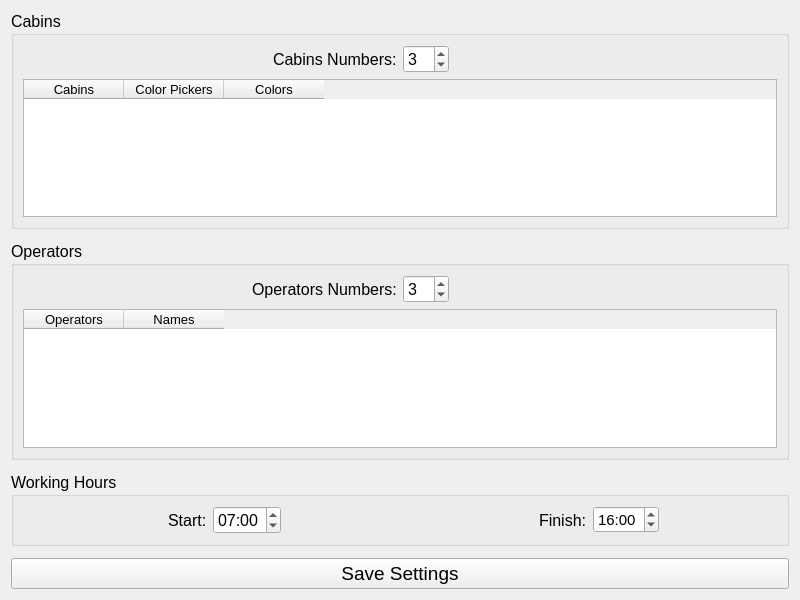
<?xml version="1.0" encoding="UTF-8"?>
<ui version="4.0">
 <class>settings_page</class>
 <widget class="QWidget" name="settings_page">
  <property name="geometry">
   <rect>
    <x>0</x>
    <y>0</y>
    <width>800</width>
    <height>600</height>
   </rect>
  </property>
  <property name="sizePolicy">
   <sizepolicy hsizetype="Expanding" vsizetype="Expanding">
    <horstretch>0</horstretch>
    <verstretch>0</verstretch>
   </sizepolicy>
  </property>
  <layout class="QVBoxLayout" name="widget_layout">
   <property name="spacing">
    <number>12</number>
   </property>
   <item>
    <widget class="QGroupBox" name="cabins_group">
     <property name="font">
      <font>
       <pointsize>12</pointsize>
      </font>
     </property>
     <property name="title">
      <string>Cabins</string>
     </property>
     <layout class="QVBoxLayout" name="cabins_group_layout">
      <item>
       <layout class="QHBoxLayout" name="cabins_num_layout">
        <item alignment="Qt::AlignmentFlag::AlignRight">
         <widget class="QLabel" name="num_cabins_label">
          <property name="font">
           <font>
            <pointsize>12</pointsize>
           </font>
          </property>
          <property name="text">
           <string>Cabins Numbers:</string>
          </property>
         </widget>
        </item>
        <item alignment="Qt::AlignmentFlag::AlignLeft">
         <widget class="QSpinBox" name="num_cabins_spinb">
          <property name="font">
           <font>
            <pointsize>12</pointsize>
           </font>
          </property>
          <property name="cursor">
           <cursorShape>PointingHandCursor</cursorShape>
          </property>
          <property name="minimum">
           <number>1</number>
          </property>
          <property name="maximum">
           <number>10</number>
          </property>
          <property name="value">
           <number>3</number>
          </property>
         </widget>
        </item>
       </layout>
      </item>
      <item>
       <widget class="QTableWidget" name="cabins_table">
        <property name="font">
         <font>
          <pointsize>10</pointsize>
         </font>
        </property>
        <property name="editTriggers">
         <set>QAbstractItemView::EditTrigger::NoEditTriggers</set>
        </property>
        <attribute name="verticalHeaderVisible">
         <bool>false</bool>
        </attribute>
        <column>
         <property name="text">
          <string>Cabins</string>
         </property>
        </column>
        <column>
         <property name="text">
          <string>Color Pickers</string>
         </property>
        </column>
        <column>
         <property name="text">
          <string>Colors</string>
         </property>
        </column>
       </widget>
      </item>
     </layout>
    </widget>
   </item>
   <item>
    <widget class="QGroupBox" name="operators_group">
     <property name="font">
      <font>
       <pointsize>12</pointsize>
      </font>
     </property>
     <property name="title">
      <string>Operators</string>
     </property>
     <layout class="QVBoxLayout" name="operators_layout">
      <item>
       <layout class="QHBoxLayout" name="num_operators_layout">
        <item alignment="Qt::AlignmentFlag::AlignRight">
         <widget class="QLabel" name="num_operators_label">
          <property name="font">
           <font>
            <pointsize>12</pointsize>
            <bold>false</bold>
           </font>
          </property>
          <property name="text">
           <string>Operators Numbers:</string>
          </property>
         </widget>
        </item>
        <item alignment="Qt::AlignmentFlag::AlignLeft">
         <widget class="QSpinBox" name="num_operators_spinb">
          <property name="font">
           <font>
            <pointsize>12</pointsize>
            <bold>false</bold>
           </font>
          </property>
          <property name="cursor">
           <cursorShape>PointingHandCursor</cursorShape>
          </property>
          <property name="minimum">
           <number>1</number>
          </property>
          <property name="maximum">
           <number>10</number>
          </property>
          <property name="value">
           <number>3</number>
          </property>
         </widget>
        </item>
       </layout>
      </item>
      <item>
       <widget class="QTableWidget" name="operators_table">
        <property name="font">
         <font>
          <pointsize>10</pointsize>
         </font>
        </property>
        <attribute name="verticalHeaderVisible">
         <bool>false</bool>
        </attribute>
        <column>
         <property name="text">
          <string>Operators</string>
         </property>
        </column>
        <column>
         <property name="text">
          <string>Names</string>
         </property>
        </column>
       </widget>
      </item>
     </layout>
    </widget>
   </item>
   <item>
    <widget class="QGroupBox" name="schedule_group">
     <property name="font">
      <font>
       <pointsize>12</pointsize>
      </font>
     </property>
     <property name="title">
      <string>Working Hours</string>
     </property>
     <layout class="QHBoxLayout" name="schedule_layout">
      <item alignment="Qt::AlignmentFlag::AlignRight">
       <widget class="QLabel" name="min_hour_label">
        <property name="font">
         <font>
          <pointsize>12</pointsize>
         </font>
        </property>
        <property name="text">
         <string>Start:</string>
        </property>
       </widget>
      </item>
      <item alignment="Qt::AlignmentFlag::AlignLeft">
       <widget class="QTimeEdit" name="min_hour_tedit">
        <property name="font">
         <font>
          <pointsize>12</pointsize>
          <bold>false</bold>
         </font>
        </property>
        <property name="cursor">
         <cursorShape>PointingHandCursor</cursorShape>
        </property>
        <property name="maximumTime">
         <time>
          <hour>12</hour>
          <minute>0</minute>
          <second>0</second>
         </time>
        </property>
        <property name="minimumTime">
         <time>
          <hour>6</hour>
          <minute>0</minute>
          <second>0</second>
         </time>
        </property>
        <property name="displayFormat">
         <string notr="true">HH:mm</string>
        </property>
        <property name="time">
         <time>
          <hour>7</hour>
          <minute>0</minute>
          <second>0</second>
         </time>
        </property>
       </widget>
      </item>
      <item alignment="Qt::AlignmentFlag::AlignRight">
       <widget class="QLabel" name="max_hour_label">
        <property name="font">
         <font>
          <pointsize>12</pointsize>
         </font>
        </property>
        <property name="text">
         <string>Finish:</string>
        </property>
       </widget>
      </item>
      <item alignment="Qt::AlignmentFlag::AlignLeft">
       <widget class="QTimeEdit" name="max_hour_tedit">
        <property name="font">
         <font>
          <pointsize>11</pointsize>
          <bold>false</bold>
         </font>
        </property>
        <property name="cursor">
         <cursorShape>PointingHandCursor</cursorShape>
        </property>
        <property name="maximumTime">
         <time>
          <hour>23</hour>
          <minute>0</minute>
          <second>0</second>
         </time>
        </property>
        <property name="minimumTime">
         <time>
          <hour>14</hour>
          <minute>0</minute>
          <second>0</second>
         </time>
        </property>
        <property name="displayFormat">
         <string notr="true">HH:mm</string>
        </property>
        <property name="time">
         <time>
          <hour>16</hour>
          <minute>0</minute>
          <second>0</second>
         </time>
        </property>
       </widget>
      </item>
     </layout>
    </widget>
   </item>
   <item>
    <widget class="QPushButton" name="save_pbtn">
     <property name="font">
      <font>
       <pointsize>14</pointsize>
      </font>
     </property>
     <property name="cursor">
      <cursorShape>PointingHandCursor</cursorShape>
     </property>
     <property name="text">
      <string>Save Settings</string>
     </property>
    </widget>
   </item>
  </layout>
 </widget>
 <resources/>
 <connections/>
</ui>
